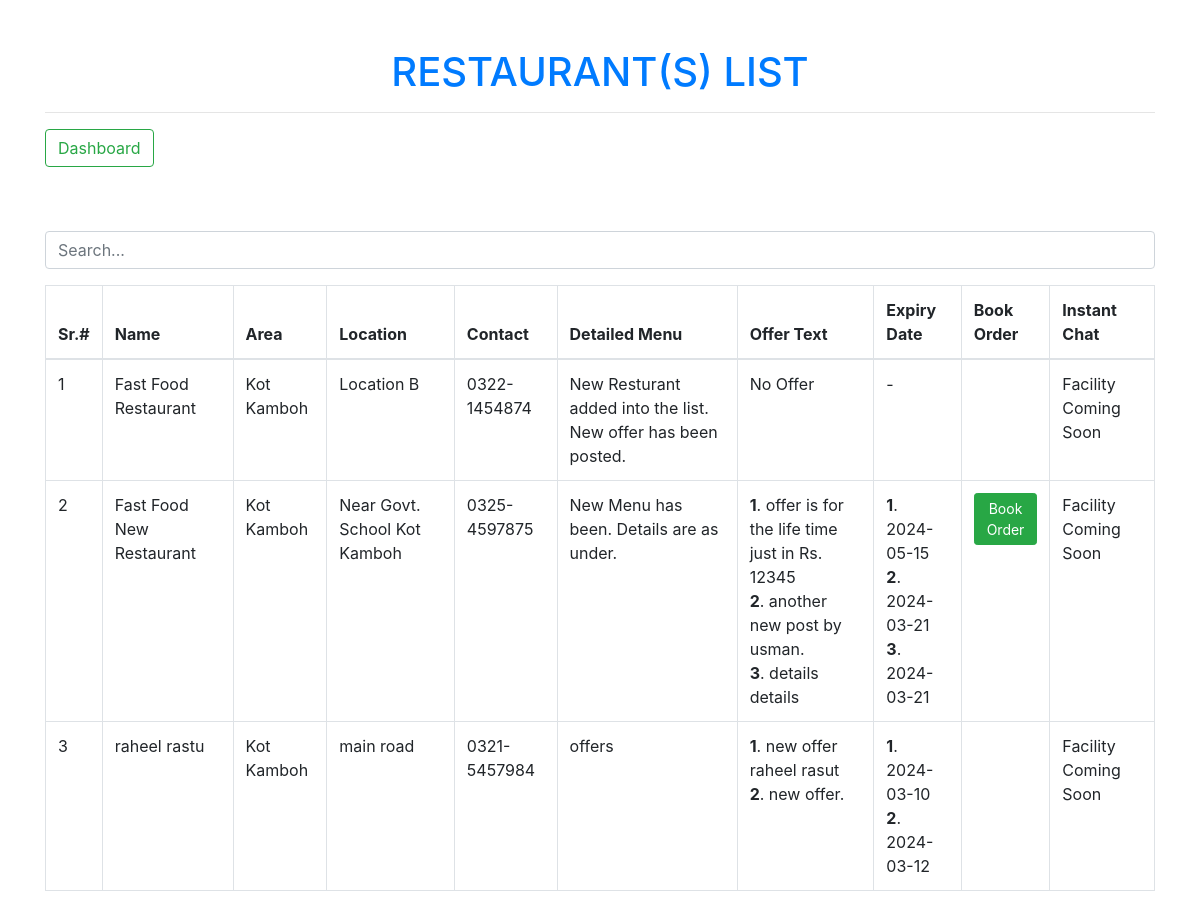
The page /user/user_resturant_list.php (signed in) on the database its author committed.
### tables this page shows
CREATE TABLE `restaurants` (
  `RestaurantID` int(11) NOT NULL,
  `Name` varchar(100) NOT NULL,
  `area` varchar(255) NOT NULL,
  `Location` varchar(200) NOT NULL,
  `contact` varchar(255) NOT NULL,
  `details` longtext NOT NULL,
  `OwnerID` int(11) DEFAULT NULL,
  `Created_at` timestamp NOT NULL DEFAULT current_timestamp(),
  `Updated_at` timestamp NOT NULL DEFAULT current_timestamp() ON UPDATE current_timestamp()
);

CREATE TABLE `offers` (
  `OfferID` int(11) NOT NULL,
  `RestaurantID` int(11) DEFAULT NULL,
  `OfferText` text NOT NULL,
  `ExpiryDate` date NOT NULL,
  `Created_at` timestamp NOT NULL DEFAULT current_timestamp(),
  `Updated_at` timestamp NOT NULL DEFAULT current_timestamp() ON UPDATE current_timestamp()
);

### classes/Database.php (called while the page is built, shortened)
<?php
class Database
{
    public $host   = DB_HOST;
    public $user   = DB_USER;
    public $pass   = DB_PASS;
    public $dbname = DB_NAME;
    private function connectDB()
    {
        $this->link = new mysqli(
            $this->host,
            $this->user,
            $this->pass,
            $this->dbname
        );
    }
}

### classes/User.php (called while the page is built, shortened)
<?php
require_once "Database.php";
class User
{
    private $db, $id;
    public function __construct($session_id)
    {
        $this->db = new Database();
        $this->id = $session_id;
    }
    public function list()
    {
        $sql_user_area = "SELECT area FROM users WHERE UserID = ?";
        $stmt_user_area = $this->db->link->prepare($sql_user_area);
        $stmt_user_area->bind_param("i", $this->id);
        $stmt_user_area->execute();
        $result_user_area = $stmt_user_area->get_result();
        $user_area_row = $result_user_area->fetch_assoc();
        $user_area = $user_area_row['area'];
        $sql = "SELECT r.*, o.OfferID, o.OfferText, o.ExpiryDate, c.contact AS whatsapp_contact
            FROM restaurants r
            LEFT JOIN offers o ON r.RestaurantID = o.RestaurantID
            LEFT JOIN whatsapp_chat_contact c ON r.RestaurantID = c.rest_id
            WHERE r.area = ?
            ORDER BY r.RestaurantID";
        $stmt = $this->db->link->prepare($sql);
        $stmt->bind_param("s", $user_area);
        $stmt->execute();
        $result = $stmt->get_result();
        $restaurants = array();
        while ($row = $result->fetch_assoc()) {
            $restaurantID = $row['RestaurantID'];
            if (!isset($restaurants[$restaurantID])) {
                $restaurants[$restaurantID] = $row;
                $restaurants[$restaurantID]['offers'] = array();
            }
            if (!empty($row['OfferText'])) {
                $restaurants[$restaurantID]['offers'][] = array(
                    'OfferID' => $row['OfferID'],
                    'OfferText' => $row['OfferText'],
                    'ExpiryDate' => $row['ExpiryDate']
                );
            }
        }
        return $restaurants;
    }
}

### user/user_resturant_list.php (the view, shortened to what this page needs)
<?php
require_once "../classes/User.php";
$list = new User($_SESSION["FoodLover"]);
$rest_list_data = $list->list();
?>
<!doctype html>
<html lang="en">
<head>
  <link rel="stylesheet" href="https://stackpath.bootstrapcdn.com/bootstrap/4.3.1/css/bootstrap.min.css">
</head>
<body>
  <div class="container">
    <h1 class=" text text-center text-uppercase text-primary mt-5 ">
      Restaurant(s) List
    </h1>
    <hr>
    <a href="dashboard.php" class="btn btn-outline-success mb-5">Dashboard</a>
    <input type="text" id="searchInput" class="form-control mt-3" placeholder="Search...">
    <table class="table mt-3 table-bordered table-hover">
      <thead>
        <tr>
          <th>Sr.#</th>
          <th>Name</th>
          <th>Area</th>
          <th>Location</th>
          <th>Contact</th>
          <th>Detailed Menu</th>
          <th>Offer Text</th>
          <th>Expiry Date</th>
          <th>Book Order</th>
          <th>Instant Chat</th>
        </tr>
      </thead>
      <tbody id="tableBody">
        <?php if (!empty($rest_list_data)) : ?>
          <?php $count = 0; ?>
          <?php foreach ($rest_list_data as $restaurant) : ?>
            <?php ++$count; ?>
            <tr>
              <td><?php echo $count; ?></td>
              <td><?php echo $restaurant['Name']; ?></td>
              <td><?php echo $restaurant['area']; ?></td>
              <td><?php echo $restaurant['Location']; ?></td>
              <td><?php echo $restaurant['contact']; ?></td>
              <td><?php echo $restaurant['details']; ?></td>
              <td>
                <?php if (!empty($restaurant['offers'])) : ?>
                  <?php $offerCount = 0; ?>
                  <?php foreach ($restaurant['offers'] as $offer) : ?>
                    <?php ++$offerCount; ?>
                    <?php echo '<b>' . $offerCount . '</b>' . '. ' . $offer['OfferText'] . '<br>'; ?>
                  <?php endforeach; ?>
                <?php else : ?>
                  No Offer
                <?php endif; ?>
              </td>
              <td>
                <?php if (!empty($restaurant['offers'])) : ?>
                  <?php $expiryCount = 0; ?>
                  <?php foreach ($restaurant['offers'] as $offer) : ?>
                    <?php ++$expiryCount; ?>
                    <?php echo '<b>' .  $expiryCount . '</b>' . '. ' . $offer['ExpiryDate'] . '<br>'; ?>
                  <?php endforeach; ?>
                <?php else : ?>
                  -
                <?php endif; ?>
              </td>
              <td>
                <?php if (!empty($restaurant['offers'])) : ?>
                  <?php foreach ($restaurant['offers'] as $offer) : ?>
                    <?php if (strtotime($offer['ExpiryDate']) > time()) : ?>
                      <a href="book_order.php?action=book_order&rest_id=<?php echo $restaurant['RestaurantID']; ?>&offer_id=<?php echo $offer['OfferID']; ?>" class="btn btn-sm btn-success">Book Order</a>
                    <?php endif; ?>
                  <?php endforeach; ?>
                <?php endif; ?>
              </td>
              <td>
                <?php if (!empty($restaurant['whatsapp_contact'])) : ?>
                  <a href="https://wa.me/<?php echo $restaurant['whatsapp_contact']; ?>" class="btn btn-sm btn-success">
                    <i class="fab fa-whatsapp"></i> WhatsApp Chat
                  </a>
                <?php else : ?>
                  Facility Coming Soon
                <?php endif; ?>
              </td>
            </tr>
          <?php endforeach; ?>
        <?php else : ?>
          <tr>
            <td colspan="9" class="text text-center text-uppercase text-danger font-weight-bold">Record not found</td>
          </tr>
        <?php endif; ?>
      </tbody>
    </table>
  </div>
</body>
</html>

### rows shown on the page
restaurants: Name "Fast Food Restaurant", area "Kot Kamboh", Location "Location B", contact "0322-1454874", details "New Resturant added into the list. New offer has been posted.", shows "No Offer"
offers: RestaurantID.Name "Fast Food New Restaurant", RestaurantID.area "Kot Kamboh", RestaurantID.Location "Near Govt. School Kot Kamboh", RestaurantID.contact "0325-4597875", RestaurantID.details "New Menu has been. Details are as under.", OfferText "offer is for the life time just in Rs. 12345", ExpiryDate "2024-05-15"
offers: OfferText "another new post by usman.", ExpiryDate "2024-03-21"
offers: OfferText "details details", ExpiryDate "2024-03-21"
offers: RestaurantID.Name "raheel rastu", RestaurantID.area "Kot Kamboh", RestaurantID.Location "main road", RestaurantID.contact "0321-5457984", RestaurantID.details "offers", OfferText "new offer raheel rasut", ExpiryDate "2024-03-10"
offers: OfferText "new offer.", ExpiryDate "2024-03-12"
